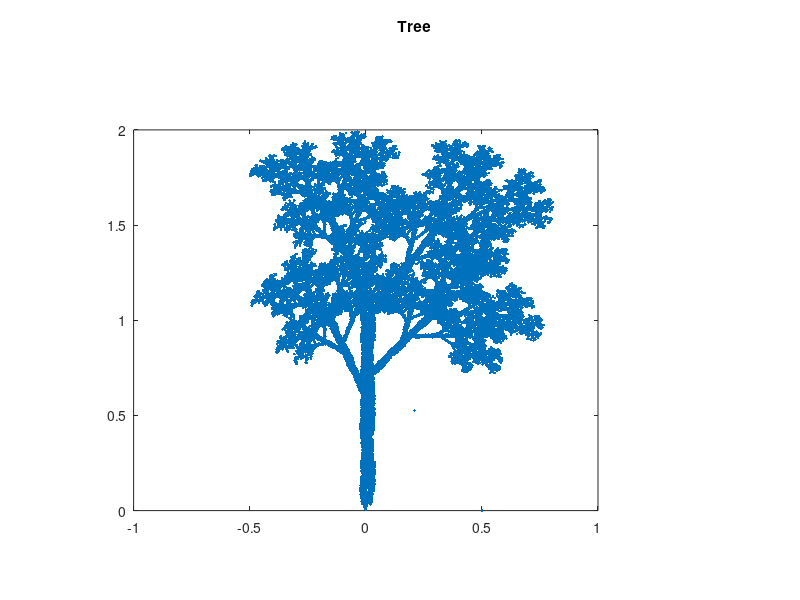

Reproduce this figure in MATLAB. (Note: this script raises an error after producing the figure.)
%HW1 #4&5

    %#4 read .dat file and plot data
    D = dlmread('animage.dat');
    figure();
    plotmatrix( D(1:end,1) ,D(1:end,2))
    title('Tree');
    xlabel('Tree');
    ylabel('Tree');
    
    %#5 read data 
    D = dlmread('DataSet.dat');
    %seperate the data set into two matrices
     x=D(1:end,1);
    y=D(1:end,2);
    
    %this section plots the entire data set
    %figure();
   % subplot(1,2,1);
   % plotmatrix( D(1:end, 1), D(1:end,2));
   % subplot(1,2,2);
   % plot(D(1:end, 1), D(1:end,2));
    % The first value is, Friday, November 20, 2015 12:00:00 AM
    % The last value is, Tuesday, December 22, 2015 11:45:00 PM
    % Data spans approximately 33 days
    % Data spans approximately 4 full weeks
    %splitting by weeks @ 12:00:00AM 22-27th, 27-4th, 4-11th, 11-18th,
        % 1448604000 , 1449208800 , 1449813600 , 1450418400, 
   
  %this section plots energy consumption over each week
%     week1 = [x(x< 1448604000) , y(x< 1448604000)];
%     week2 = [x(x> 1448604000 & x< 1449208800), y(x> 1448604000 & x< 1449208800)];
%     week3 = [x(x> 1449208800 & x< 1449813600), y(x> 1449208800 & x< 1449813600)];
%     week4 = [x(x> 1449813600 & x< 1450418400), y(x> 1449813600 & x< 1450418400)];
%     week5 = [x(x> 1450418400) , y(x> 1450418400)];  
%     week1=int64(week1);
%     week2=int64(week2);
%     week3=int64(week3);
%     week4=int64(week4);
%     week6=int64(week5);
    
    
      
    
%     figure();
%     %subplot(2,3,1);
%     plot(week1(1:end,1),week1(1:end,2))
%     dateaxis('x',8);
%     %subplot(2,3,2);
%     figure();
%     plot(week2(1:end,1),week2(1:end,2))
%     dateaxis('x',8);
%     %subplot(2,3,3);
%     figure();
%     plot(week3(1:end,1),week3(1:end,2))
%     dateaxis('x',8);
%     %subplot(2,3,4);
%     figure();
%     plot(week4(1:end,1),week4(1:end,2))
%     dateaxis('x',8);
%     %subplot(2,3,5);
%     figure();
%     plot(week5(1:end,1),week5(1:end,2))
%     dateaxis('x',8);
   
  % this section plots energy consumption as a function of time of day, and
  % energy consumption as a function of days in a week
    z = datetime(x,'ConvertFrom','epochtime');
    [Y,M,D,H,MN,S] = datevec(z);
    figure();
    scatter(H,y)
    title('Power Consumption as a Function of Time of Day');
    xlabel('Time (Hrs)');
    ylabel('Power Used kwh');
    
    figure();
   [ WeekdayNum, WeekdayName] = weekday(z);
    scatter(WeekdayNum,y)
    title('Power Consumption as a Function of Day of the Week');
    xlabel('Day of the Week (Sun-Sat)');
    ylabel('Power Used kwh');
    
    %This section plots 33 figures, energy consumption for each day
     %48 datapoints should be a day
   % n=96;
   % nold=1;
   % i=1;
%     while nold < numel(x)
%       %  day = [z(nold:n),y(nold:n) ];
%       dayx = z(nold:n);
%       dayy = y(nold:n);
%         nold=nold+96;
%         n = n + 96;
%         if(n>numel(x)) 
%             n=numel(x) ;
%         end
%        % figure()%
%      %   plot(dayx,dayy)
%       
%     end
    
    